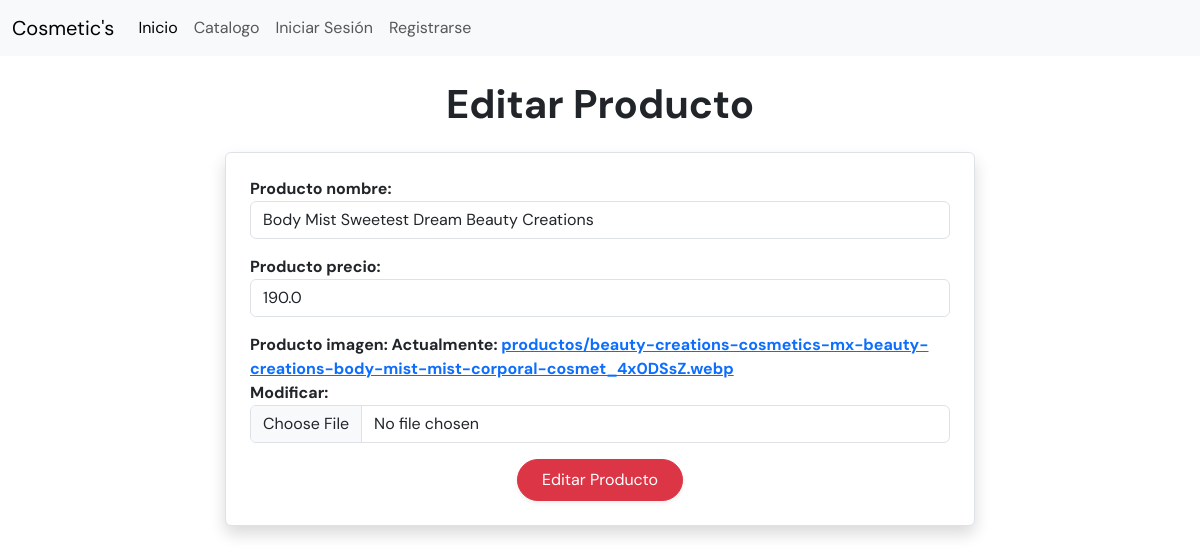
Screenshot of /productos/editar_producto/1 with the database file from the repository.
### productos_app/models.py (models this page shows, shortened)
class Productos(models.Model):
    producto_nombre = models.TextField(max_length=100)
    producto_precio = models.FloatField(max_length=100)
    producto_imagen = models.ImageField(upload_to='productos/', null=True, blank=True)
    class Meta:
        permissions = [("poder_agregar_productos", "Puede usar crud productos")]
        ordering = ['producto_nombre']

### productos_app/views.py (the view, shortened to what this page needs)
# urls.py: path('editar_producto/<int:id>', EditarProductoView.as_view(), name="editar_producto"),
class EditarProductoView(FormView):
    template_name = 'editar_producto.html'
    form_class = forms.ProductoEditarForms
    success_url = reverse_lazy('lista_productos')
    def get_form_kwargs(self):
        kwargs = super().get_form_kwargs()
        id = self.kwargs.get('id')
        producto = get_object_or_404(Productos, id=id)
        kwargs['instance'] = producto
        return kwargs

### productos_app/forms.py (shortened to what this page needs)
class ProductoEditarForms(forms.ModelForm):
    producto_nombre = forms.CharField(
        widget=forms.TextInput(attrs={
            "class": "form-control w-100",
            "placeholder": "Ingrese el nombre del producto"
        })
    )
    producto_precio = forms.DecimalField(
        widget=forms.NumberInput(attrs={
            "class": "form-control w-100",
            "placeholder": "Ingrese el precio del producto"
        })
    )
    producto_imagen = forms.ImageField(
        widget=forms.ClearableFileInput(attrs={
            "class": "form-control"
        })
    )
    class Meta:
        model = Productos
        fields = ['producto_nombre', 'producto_precio', 'producto_imagen']

### productos_app/templates/editar_producto.html (shortened to what this page needs)
{% extends "base.html" %}
{% load static %}
{% block content %}
<div class="container mt-4">
    <h1 class="h1 text-center fw-bold text-dark">Editar Producto</h1>
    <div class="d-flex justify-content-center pt-3">
        <form method="post" class="p-4 border rounded shadow bg-white" enctype="multipart/form-data" style="max-width: 750px; width: 100%;">
            <div class="mb-3 fw-bold">
                {{ form.as_p }}
            </div>
            <div class="text-center">
                <button type="submit" class="btn btn-gradient px-4 py-2 rounded-pill shadow-sm btn-danger">
                    Editar Producto
                </button>
            </div>
        </form>
    </div>
</div>
{% endblock content %}

### templates/base.html (style rules this page uses)
body { font-family: 'DM Sans', sans-serif; }

### rows the page displays
Productos: producto_nombre "Body Mist Sweetest Dream Beauty Creations", producto_precio "190.0"
